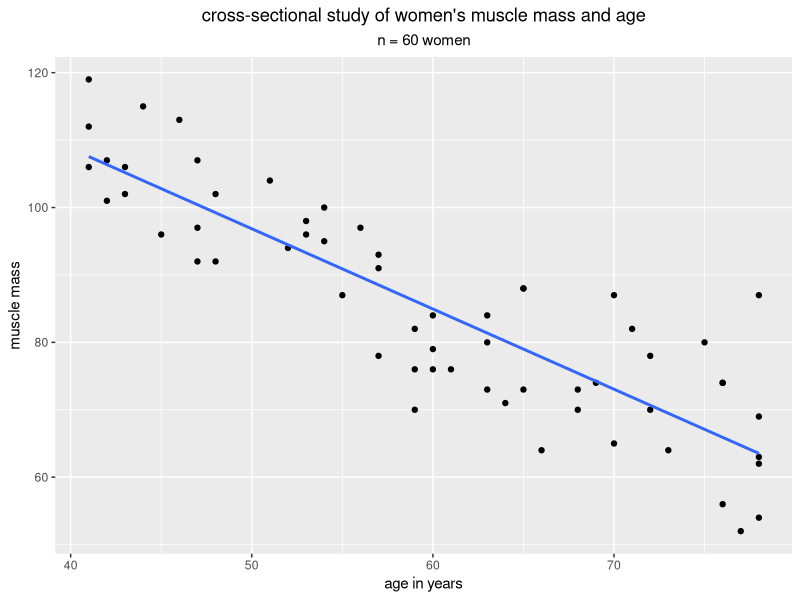
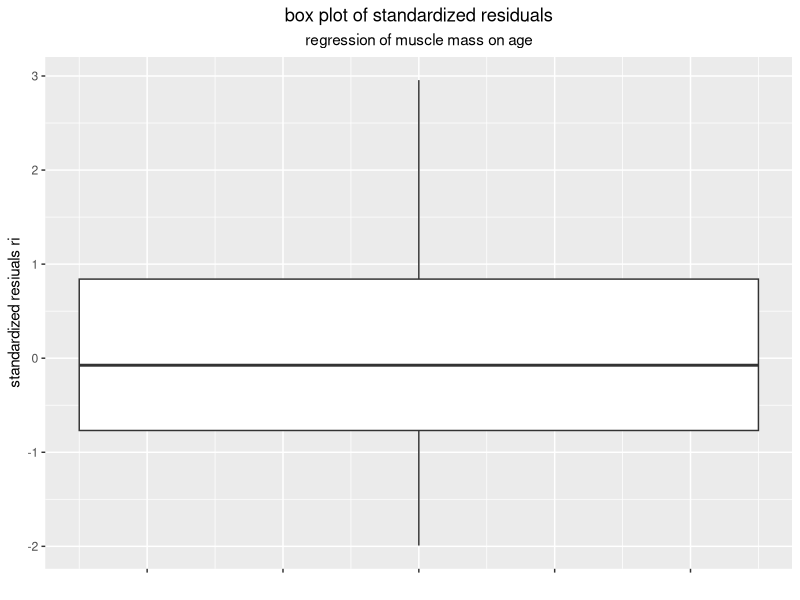
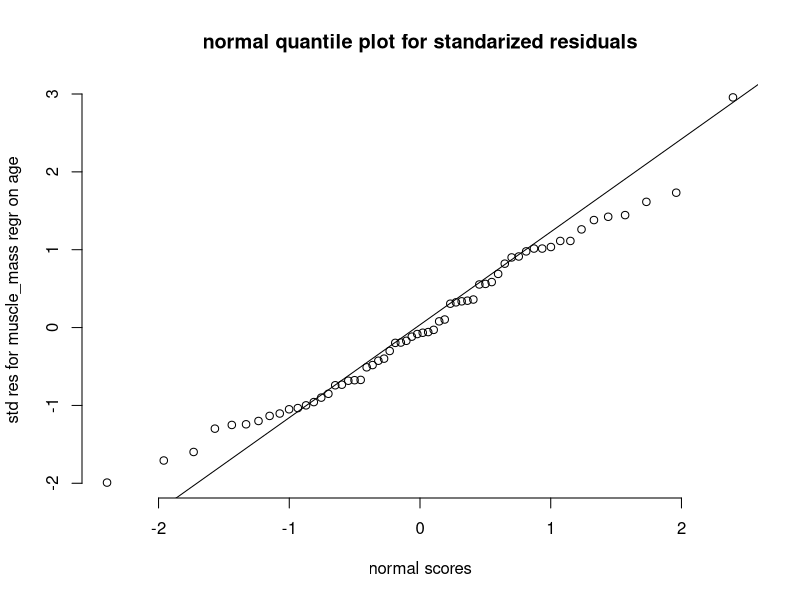

Source code (R) for these figures, in order:
## ---- chunk 1
library(tidyverse)
library(readr)
library(readxl)

#read in data, create data frame muscle_mass

muscle_mass <- read_excel(here::here("data/muscle_mass.xlsx"))
## ---- chunk 2
# scatterplot with least squares line with the stat.smooth argument
# but no standard error band around line

ggplot(muscle_mass, aes(y = muscle_mass, x = age)) +
geom_point() +
stat_smooth(method = "lm", se = F, n = 60) +
labs(y = "muscle mass", x = "age in years",      
         title = "cross-sectional study of women's muscle mass and age", 
          subtitle = "n = 60 women") +
  theme(plot.title = element_text(hjust = 0.5), plot.subtitle = element_text(hjust = 0.5))
## ---- chunk 3
# summary statistics  
  
mean_muscle_mass <- mean(muscle_mass$muscle_mass)
std_dev_muscle_mass <- sd(muscle_mass$muscle_mass)  
c(mean_muscle_mass, std_dev_muscle_mass)

mean_age <- mean(muscle_mass$age)
std_dev_age <- sd(muscle_mass$age)  
c(mean_age, std_dev_age)
## ---- chunk 4
# Pearson correlation

cor(muscle_mass$muscle_mass, muscle_mass$age, method = "pearson")

# test for correlation, null hyp is population rho = 0
# with alternative = "two.sided", 
# also calculates a confidence interval for rho using Fisher's z transformation

cor.test(muscle_mass$muscle_mass, muscle_mass$age, method = "pearson", 
           alternative = "two.sided")
## ---- chunk 5
# fit linear regression and save results

muscle_mass_regr <- lm(muscle_mass ~ age, data = muscle_mass)

summary(muscle_mass_regr)
## ---- chunk 6
# calcluate fitted values, residuals, and standardized residuals

muscle_mass$muscle_mass_hat <- fitted(muscle_mass_regr)
muscle_mass$resids <- residuals(muscle_mass_regr)
muscle_mass$std_res <- rstandard(muscle_mass_regr)
## ---- chunk 7
# get 95% confidence intervals for population slope and intercept
# the lower limit is labeled 2.5 % and the upper limit is labeled 97.5 %

confint(muscle_mass_regr, level = .95)
## ---- chunk 8
# box plot of standardized residuals

ggplot(muscle_mass, aes(y = std_res) ) +
  geom_boxplot(width = 0.5) +
    scale_x_continuous(labels = NULL) +
    labs(y = "standardized resiuals ri", x = "",      
         title = "box plot of standardized residuals", 
          subtitle = "regression of muscle mass on age") +
  theme(plot.title = element_text(hjust = 0.5), plot.subtitle = element_text(hjust = 0.5))
## ---- chunk 9
# normal quantile plot and Shapiro-Wilk test for standarized residuals

qqnorm(muscle_mass$std_res, frame = FALSE,
       main = "normal quantile plot for standarized residuals",
       xlab = "normal scores", ylab = "std res for muscle_mass regr on age")
qqline(muscle_mass$std_res)

shapiro.test(muscle_mass$std_res)
## ---- chunk 10
# set up for work with y-hat values

age_new <- data.frame(age = c(40,50,60,70,80) )

# confidence intervals for population mean of muscle mass for each age
# also gives the standard errors for this question

est_mean <- predict(muscle_mass_regr, age_new, interval = "confidence", level = .95, se.fit = T)

est_mean
## ---- chunk 11
# confidence intervals for an individual's muscle mass for each age
# although the standard errors are correctly calculated,
# with se.fit = T, it would stubbornly give the standard errors for 
# estimating the mean of y, as in the previous question

est_indiv <- predict(muscle_mass_regr, age_new, interval = "prediction", level = .95)

est_indiv
## ---- chunk 12
# summary gives R squared, 
# anova gives sum of squares for model and residual sum of squares

summary(muscle_mass_regr)

anova(muscle_mass_regr)
